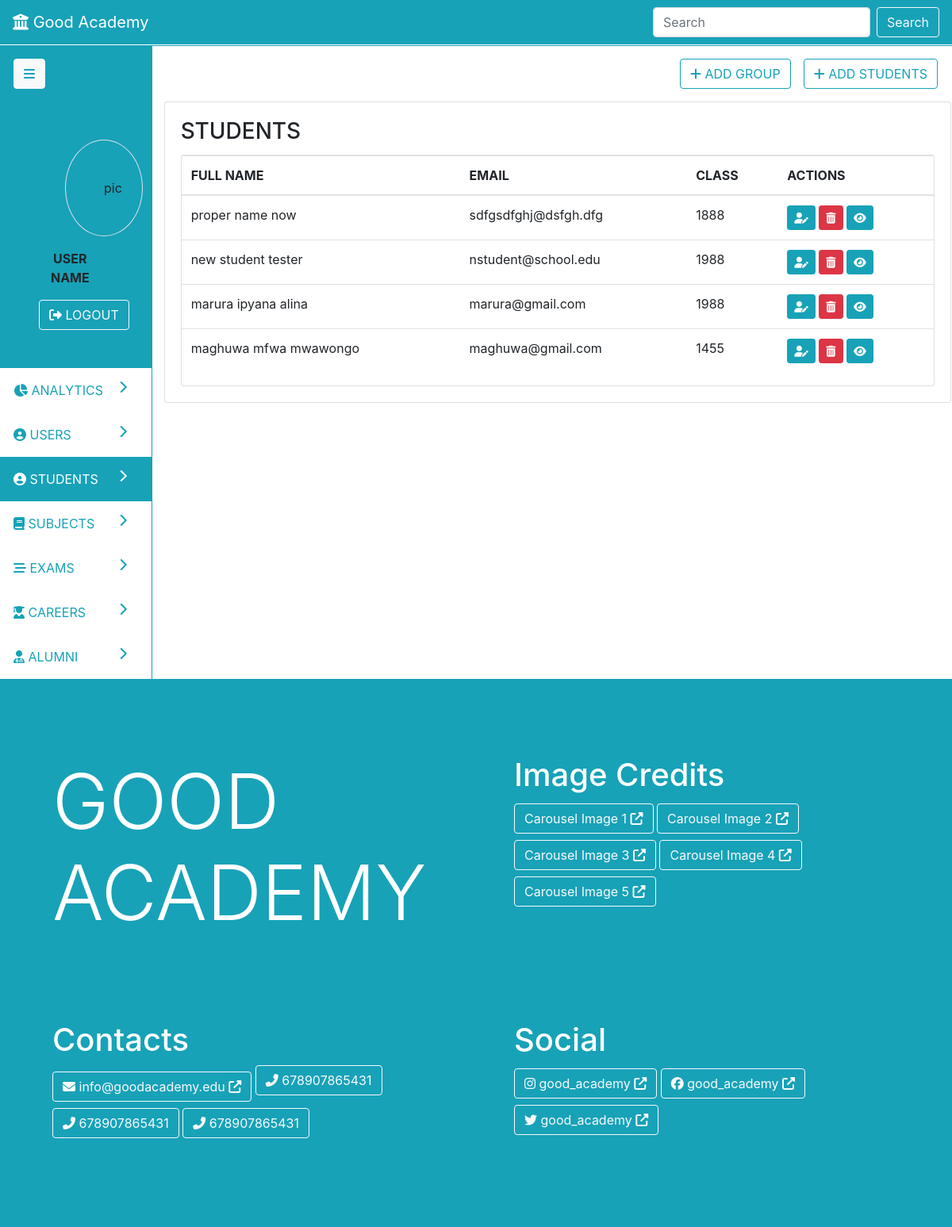
/students, run on the app's committed database.
### parent/models.py (models this page shows, shortened)
class Student(db.Model):
	id = db.Column(db.Integer, primary_key=True)
	first_name = db.Column(db.String(19), nullable=False)
	middle_name = db.Column(db.String(19), nullable=False)
	last_name = db.Column(db.String(19), nullable=False)
	email = db.Column(db.String(19), unique=True, nullable=False)
	scores = db.relationship('Score', backref='student', lazy=True)
	careers = db.relationship('Career', backref='student', lazy=True)
	group_id = db.Column(db.Integer, db.ForeignKey('group.id'), nullable=False)
	password = db.Column(db.String(119), nullable=False)

class Group(db.Model):
	id = db.Column(db.Integer, primary_key=True)
	name = db.Column(db.String(19), nullable=False)
	students = db.relationship('Student', backref='group', lazy=True)
	exams = db.relationship('Exam', backref='group', lazy=True)

### parent/routes.py (the view)
@app.route('/students', methods=['POST', 'GET'])
def students():
	students = Student.query.all()
	return render_template('admin/students.html', nav='dash', page='students', students=students, action='read')

### parent/templates/admin/students.html (shortened to what this page needs)
{% extends 'admin-dash.html' %}
{% block pagedata %}
{% if action=='create' %}
<div class="row">
	<div class="col p-3">
		<a class="btn float-right btn-outline-info mr-3" href="{{ url_for('students') }}"><i class="fas fa-list"></i> VIEW STUDENTS</a>
		<a class="btn float-right btn-outline-info mr-3" href="{{ url_for('create_group') }}"><i class="fas fa-plus"></i> ADD GROUP</a>
	</div>
</div>
<div class="card p-3">
	<div class="card-body text-primary">
		<h1 class="card-title text-info">Register New Student</h1>
	</div>
	<form class="card" method="post">
		{{ form.hidden_tag() }}
		<div class="card-body">
			<div class="alert alert-info">
				<i class="fas fa-info-circle"></i> The default password for new accounts is 'welcome'
			</div>
			<fieldset>
				<div class="form-group">
					{{ form.first_name.label(class='form-control-label') }}
					{% if form.first_name.errors %}
						{{ form.first_name(class='form-control is-invalid')}}
						<div class="invalid-feedback">
							{% for error in form.first_name.errors %}
								<span>{{ error }}</span>
							{% endfor %}
						</div>
					{% else%}
						{{ form.first_name(class='form-control') }}
					{% endif %}
				</div>
				<div class="form-group">
					{{ form.middle_name.label(class='form-control-label') }}
					{% if form.middle_name.errors %}
						{{ form.middle_name(class='form-control is-invalid')}}
						<div class="invalid-feedback">
							{% for error in form.middle_name.errors %}
								<span>{{ error }}</span>
							{% endfor %}
						</div>
					{% else%}
						{{ form.middle_name(class='form-control') }}
					{% endif %}
				</div>
				<div class="form-group">
					{{ form.last_name.label(class='form-control-label') }}
					{% if form.last_name.errors %}
						{{ form.last_name(class='form-control is-invalid')}}
						<div class="invalid-feedback">
							{% for error in form.last_name.errors %}
								<span>{{ error }}</span>
							{% endfor %}
						</div>
					{% else%}
						{{ form.last_name(class='form-control') }}
					{% endif %}
				</div>
				<div class="form-group">
					{{ form.email.label(class='form-control-label') }}
					{% if form.email.errors %}
						{{ form.email(class='form-control is-invalid')}}
						<div class="invalid-feedback">
							{% for error in form.email.errors %}
								<span>{{ error }}</span>
							{% endfor %}
						</div>
					{% else%}
						{{ form.email(class='form-control') }}
					{% endif %}
				</div>
				<div class="form-group">
					{{ form.group.label(class='form-control-label') }}
					{% if form.group.errors %}
						{{ form.group(class='form-control is-invalid')}}
						<div class="invalid-feedback">
							{% for error in form.group.errors %}
								<span>{{ error }}</span>
							{% endfor %}
						</div>
					{% else%}
						{{ form.group(class='form-control') }}
					{% endif %}
				</div>
			</fieldset>
			<div>
				{{ form.submit(class='btn btn-info')}}
			</div>
			</div>
		</div>
	</form>
</div>
{% elif action=='read' %}
<div class="row">
	<div class="col p-3">
		<a class="btn float-right btn-outline-info mr-3" href="{{ url_for('create_student') }}"><i class="fas fa-plus"></i> ADD STUDENTS</a>
		<a class="btn float-right btn-outline-info mr-3" href="{{ url_for('create_group') }}"><i class="fas fa-plus"></i> ADD GROUP</a>
	</div>
</div>
<div class="card">
	<div class="card-body">
		<h3 class="card-title">STUDENTS</h3>
		<div class="card">
			<div class="table-responsive">
				<table class="table table-hover">
					<thead>
						<tr>
							<th>FULL NAME</th><th>EMAIL</th><th>CLASS</th><th>ACTIONS</th>
						</tr>
					</thead>
					<tbody>
						{% for student in students %}
						<tr>
							<td>{% print(student.first_name) %} {% print(student.middle_name) %} {% print(student.last_name) %}</td>
							<td>{% print(student.email) %}</td>
							<td>{% print(student.group.name) %}</td>
							<td>
								<a href="{{ url_for('update_student', id=student.id) }}" class="btn btn-sm btn-info" data-toggle="tooltip" data-placement="top" title="EDIT"><i class="fas fa-user-edit"></i></a>
								<a href="{{ url_for('delete_student', id=student.id) }}" class="btn btn-sm btn-danger" data-toggle="tooltip" data-placement="top" title="DELETE"><i class="fas fa-trash-alt"></i></a>
								<a href="students/view/{{ student.id }}" class="btn btn-sm btn-info" data-toggle="tooltip" data-placement="top" title="MORE INFO"><i class="fas fa-eye"></i></a>
							</td>
						</tr>
						{% endfor %}
					</tbody>
				</table>
			</div>
		</div>
	</div>
</div>
{% endif %}
{% endblock %}

### data on the page
Student: first_name "proper", middle_name "name", last_name "now", email "sdfgsdfghj@dsfgh.dfg"
Group: name "1888"
Student: first_name "new", middle_name "student", last_name "tester", email "nstudent@school.edu"
Group: name "1988"
Student: first_name "marura", middle_name "ipyana", last_name "alina", email "marura@gmail.com"
Student: first_name "maghuwa", middle_name "mfwa", last_name "mwawongo", email "maghuwa@gmail.com"
Group: name "1455"
